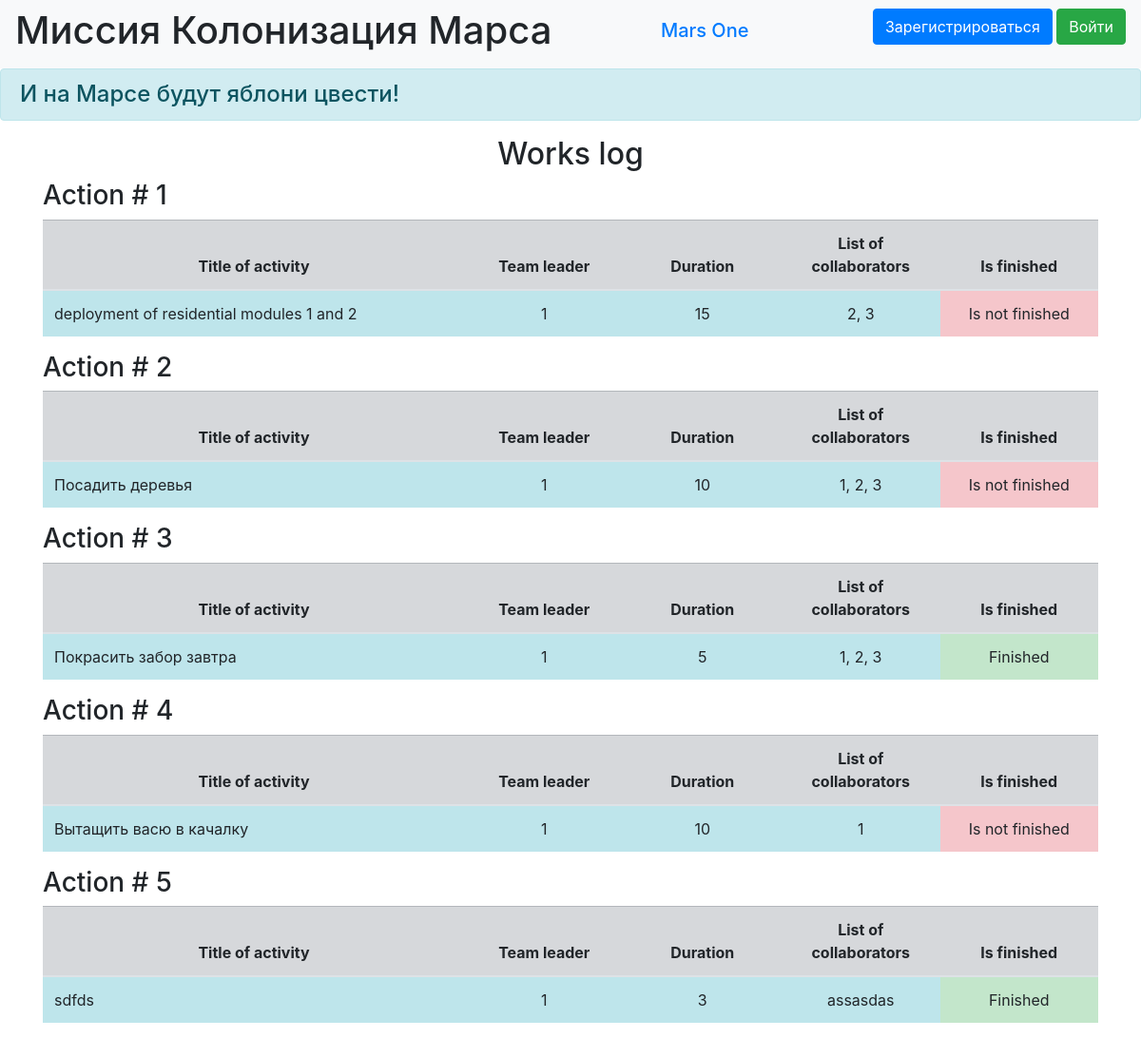
/jobs, run on an earlier commit of the app's database.
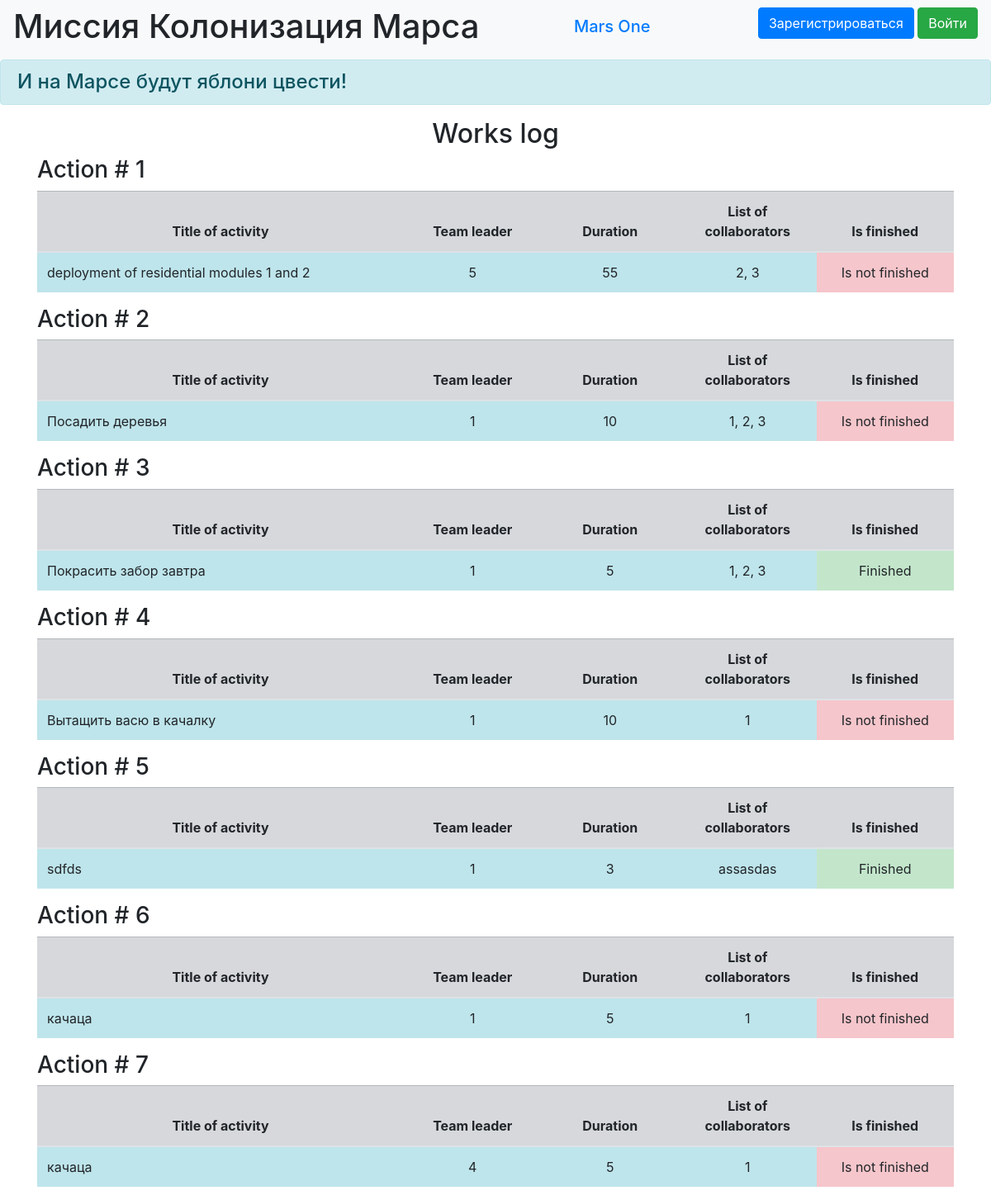
And on a later commit of the database.
### data/jobs.py (models this page shows)
class Jobs(SqlAlchemyBase):
    __tablename__ = 'jobs'
    id = sqlalchemy.Column(sqlalchemy.Integer,
                           primary_key=True, autoincrement=True)
    team_leader = sqlalchemy.Column(sqlalchemy.Integer,
                                    sqlalchemy.ForeignKey("users.id"))
    job = sqlalchemy.Column(sqlalchemy.String, nullable=True)
    work_size = sqlalchemy.Column(sqlalchemy.Integer, nullable=True)
    collaborators = sqlalchemy.Column(sqlalchemy.String, nullable=True)
    is_finished = sqlalchemy.Column(sqlalchemy.Boolean, default=True)
    start_date = sqlalchemy.Column(sqlalchemy.DateTime,
                                   default=datetime.datetime.now)
    end_date = sqlalchemy.Column(sqlalchemy.DateTime,
                                 default=datetime.datetime.now)
    user = orm.relationship('User')

### main.py (the view)
@app.route('/jobs')
def jobs():
    db_sess = db_session.create_session()
    jobs = db_sess.query(Jobs).all()
    return render_template('jobs.html', jobs=jobs)

### data/db_session.py (called while the page is built)
def create_session() -> Session:
    global __factory
    return __factory()

### templates/jobs.html (shortened to what this page needs)
{% extends "base.html" %}
{% block content %}
<h2>Works log</h2>
{% for item in jobs %}
<h3>Action # {{item.id}}</h3>
<table class="table">
  <thead>
    <tr class="table-secondary cell-1">
      <th scope="col" width="40%">Title of activity</th>
      <th scope="col" width="15%">Team leader</th>
      <th scope="col" width="15%">Duration</th>
      <th scope="col" width="15%">List of collaborators</th>
      <th scope="col" width="15%">Is finished</th>
    </tr>
  </thead>
  <tbody>
    <tr>
      <td scope="row" class="table-info">{{item.job}}</td>
      <td class="table-info" align="center">{{item.team_leader}}</td>
      <td class="table-info" align="center">{{item.work_size}}</td>
      <td class="table-info" align="center">{{item.collaborators}}</td>
      {% if item.is_finished %}
      <td class="table-success" align="center">Finished</td>
      {% else %}
      <td class="table-danger" align="center">Is not finished</td>
      {% endif %}
    </tr>
</table>
{% endfor %}
{% endblock %}

### templates/base.html (shortened to what this page needs)
<!doctype html>
<html lang="en">
<head>
    <link rel="stylesheet"
          href="https://stackpath.bootstrapcdn.com/bootstrap/4.4.1/css/bootstrap.min.css"
>
    <link rel="stylesheet" type="text/css" href="../static/css/style.css" />
</head>
<body>
<header>
    <nav class="navbar navbar-light bg-light">
        <h1 class="muted-text">Миссия Колонизация Марса</h1>
        <h1 class="navbar-brand"><a href="#">Mars One</a></h1>
        {% if current_user.is_authenticated %}
    <a class="navbar-brand" href="/logout">{{ current_user.name }}</a>
{% else %}
    <p>
        <a class="btn btn-primary " href="/register">Зарегистрироваться</a>
        <a class="btn btn-success" href="/login">Войти</a>
    </p>
{% endif %}
    </nav>
    <h4 class="alert alert-info">И на Марсе будут яблони цвести!</h4>
</header>
<main role="main" class="container">
    {% block content %}{% endblock %}
</main>
</body>
</html>

### static/css/style.css (style rules this page uses)
th, center-text { text-align: center; vertical-align: middle; }
h2 { text-align: center; }
.cell-1 { vertical-align: middle; }

What changed in the data, as far as the page shows it:
changed Jobs "deployment of residential modules 1 and 2": team_leader "1" → "5"; work_size "15" → "55"
added Jobs: id "6", job "качаца", team_leader "1", work_size "5", collaborators "1", is_finished "Is not finished"
added Jobs: id "7", job "качаца", team_leader "4", work_size "5", collaborators "1", is_finished "Is not finished"
